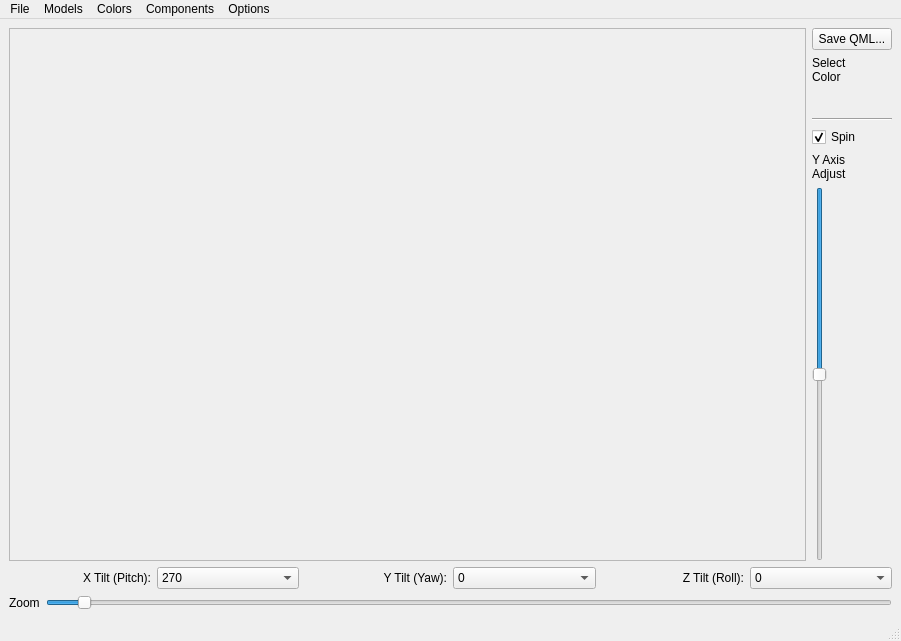
<?xml version="1.0" encoding="UTF-8"?>
<ui version="4.0">
 <class>Controls</class>
 <widget class="QMainWindow" name="Controls">
  <property name="geometry">
   <rect>
    <x>0</x>
    <y>0</y>
    <width>901</width>
    <height>641</height>
   </rect>
  </property>
  <property name="windowTitle">
   <string>Model Viewer</string>
  </property>
  <widget class="QWidget" name="centralwidget">
   <layout class="QVBoxLayout" name="verticalLayout_2">
    <item>
     <layout class="QHBoxLayout" name="horizontalLayout">
      <item>
       <widget class="QFrame" name="frame">
        <property name="frameShape">
         <enum>QFrame::StyledPanel</enum>
        </property>
        <property name="frameShadow">
         <enum>QFrame::Raised</enum>
        </property>
       </widget>
      </item>
      <item>
       <layout class="QVBoxLayout" name="verticalLayout">
        <item>
         <widget class="QPushButton" name="generateQmlPushButton">
          <property name="text">
           <string>Save QML...</string>
          </property>
         </widget>
        </item>
        <item>
         <widget class="QLabel" name="label">
          <property name="text">
           <string>Select&lt;br&gt;
Color</string>
          </property>
         </widget>
        </item>
        <item>
         <widget class="QPushButton" name="selectColorButton">
          <property name="text">
           <string/>
          </property>
          <property name="iconSize">
           <size>
            <width>32</width>
            <height>32</height>
           </size>
          </property>
          <property name="default">
           <bool>false</bool>
          </property>
          <property name="flat">
           <bool>true</bool>
          </property>
         </widget>
        </item>
        <item>
         <widget class="Line" name="line">
          <property name="orientation">
           <enum>Qt::Horizontal</enum>
          </property>
         </widget>
        </item>
        <item>
         <widget class="QCheckBox" name="spinCheckBox">
          <property name="text">
           <string>Spin</string>
          </property>
          <property name="checked">
           <bool>true</bool>
          </property>
          <property name="tristate">
           <bool>false</bool>
          </property>
         </widget>
        </item>
        <item>
         <widget class="QLabel" name="yaxLabel">
          <property name="text">
           <string>Y Axis &lt;br&gt;Adjust</string>
          </property>
         </widget>
        </item>
        <item>
         <widget class="QSlider" name="yaxSlider">
          <property name="minimum">
           <number>-30</number>
          </property>
          <property name="maximum">
           <number>30</number>
          </property>
          <property name="pageStep">
           <number>5</number>
          </property>
          <property name="orientation">
           <enum>Qt::Vertical</enum>
          </property>
          <property name="invertedAppearance">
           <bool>true</bool>
          </property>
          <property name="invertedControls">
           <bool>true</bool>
          </property>
          <property name="tickPosition">
           <enum>QSlider::NoTicks</enum>
          </property>
          <property name="tickInterval">
           <number>20</number>
          </property>
         </widget>
        </item>
       </layout>
      </item>
     </layout>
    </item>
    <item>
     <layout class="QHBoxLayout" name="horizontalLayout_3">
      <item>
       <widget class="QLabel" name="xTiltLabel">
        <property name="text">
         <string>X Tilt (Pitch):</string>
        </property>
        <property name="alignment">
         <set>Qt::AlignRight|Qt::AlignTrailing|Qt::AlignVCenter</set>
        </property>
       </widget>
      </item>
      <item>
       <widget class="QComboBox" name="xTiltComboBox">
        <property name="currentIndex">
         <number>6</number>
        </property>
        <item>
         <property name="text">
          <string>0</string>
         </property>
        </item>
        <item>
         <property name="text">
          <string>45</string>
         </property>
        </item>
        <item>
         <property name="text">
          <string>90</string>
         </property>
        </item>
        <item>
         <property name="text">
          <string>135</string>
         </property>
        </item>
        <item>
         <property name="text">
          <string>180</string>
         </property>
        </item>
        <item>
         <property name="text">
          <string>225</string>
         </property>
        </item>
        <item>
         <property name="text">
          <string>270</string>
         </property>
        </item>
        <item>
         <property name="text">
          <string>315</string>
         </property>
        </item>
       </widget>
      </item>
      <item>
       <widget class="QLabel" name="yTiltLabel">
        <property name="text">
         <string>Y Tilt (Yaw):</string>
        </property>
        <property name="alignment">
         <set>Qt::AlignRight|Qt::AlignTrailing|Qt::AlignVCenter</set>
        </property>
       </widget>
      </item>
      <item>
       <widget class="QComboBox" name="yTiltComboBox">
        <item>
         <property name="text">
          <string>0</string>
         </property>
        </item>
        <item>
         <property name="text">
          <string>45</string>
         </property>
        </item>
        <item>
         <property name="text">
          <string>90</string>
         </property>
        </item>
        <item>
         <property name="text">
          <string>135</string>
         </property>
        </item>
        <item>
         <property name="text">
          <string>180</string>
         </property>
        </item>
        <item>
         <property name="text">
          <string>225</string>
         </property>
        </item>
        <item>
         <property name="text">
          <string>270</string>
         </property>
        </item>
        <item>
         <property name="text">
          <string>315</string>
         </property>
        </item>
       </widget>
      </item>
      <item>
       <widget class="QLabel" name="label_3">
        <property name="text">
         <string>Z Tilt (Roll):</string>
        </property>
        <property name="alignment">
         <set>Qt::AlignRight|Qt::AlignTrailing|Qt::AlignVCenter</set>
        </property>
       </widget>
      </item>
      <item>
       <widget class="QComboBox" name="zTiltComboBox">
        <item>
         <property name="text">
          <string>0</string>
         </property>
        </item>
        <item>
         <property name="text">
          <string>45</string>
         </property>
        </item>
        <item>
         <property name="text">
          <string>90</string>
         </property>
        </item>
        <item>
         <property name="text">
          <string>135</string>
         </property>
        </item>
        <item>
         <property name="text">
          <string>180</string>
         </property>
        </item>
        <item>
         <property name="text">
          <string>225</string>
         </property>
        </item>
        <item>
         <property name="text">
          <string>270</string>
         </property>
        </item>
        <item>
         <property name="text">
          <string>315</string>
         </property>
        </item>
       </widget>
      </item>
     </layout>
    </item>
    <item>
     <layout class="QHBoxLayout" name="horizontalLayout_2">
      <item>
       <widget class="QLabel" name="zoomLabel">
        <property name="text">
         <string>Zoom</string>
        </property>
       </widget>
      </item>
      <item>
       <widget class="QSlider" name="zoomSlider">
        <property name="minimum">
         <number>0</number>
        </property>
        <property name="maximum">
         <number>399</number>
        </property>
        <property name="value">
         <number>15</number>
        </property>
        <property name="orientation">
         <enum>Qt::Horizontal</enum>
        </property>
       </widget>
      </item>
     </layout>
    </item>
   </layout>
  </widget>
  <widget class="QMenuBar" name="menubar">
   <property name="geometry">
    <rect>
     <x>0</x>
     <y>0</y>
     <width>901</width>
     <height>22</height>
    </rect>
   </property>
   <widget class="QMenu" name="menuModels">
    <property name="title">
     <string>Models</string>
    </property>
   </widget>
   <widget class="QMenu" name="menuColors">
    <property name="title">
     <string>Colors</string>
    </property>
   </widget>
   <widget class="QMenu" name="menuComponents">
    <property name="title">
     <string>Components</string>
    </property>
    <addaction name="actionSelect_None"/>
    <addaction name="separator"/>
   </widget>
   <widget class="QMenu" name="menuFile">
    <property name="title">
     <string>File</string>
    </property>
    <addaction name="actionOpen"/>
    <addaction name="actionSave_QML"/>
    <addaction name="separator"/>
    <addaction name="actionQuit"/>
   </widget>
   <widget class="QMenu" name="menuOptions">
    <property name="title">
     <string>Options</string>
    </property>
    <addaction name="actionForce_Smooth"/>
    <addaction name="actionForce_Faceted"/>
    <addaction name="actionNative_Indices"/>
    <addaction name="actionCorrect_Normals"/>
    <addaction name="actionCorrect_Acute"/>
    <addaction name="actionShow_Warnings"/>
    <addaction name="separator"/>
    <addaction name="actionComponent"/>
   </widget>
   <addaction name="menuFile"/>
   <addaction name="menuModels"/>
   <addaction name="menuColors"/>
   <addaction name="menuComponents"/>
   <addaction name="menuOptions"/>
  </widget>
  <widget class="QStatusBar" name="statusbar"/>
  <action name="actionQuit">
   <property name="text">
    <string>Quit</string>
   </property>
  </action>
  <action name="actionSelect_None">
   <property name="text">
    <string>Select None</string>
   </property>
  </action>
  <action name="actionOpen">
   <property name="text">
    <string>Open...</string>
   </property>
  </action>
  <action name="actionForce_Smooth">
   <property name="checkable">
    <bool>true</bool>
   </property>
   <property name="text">
    <string>Force Smooth</string>
   </property>
  </action>
  <action name="actionForce_Faceted">
   <property name="checkable">
    <bool>true</bool>
   </property>
   <property name="text">
    <string>Force Faceted</string>
   </property>
  </action>
  <action name="actionNative_Indices">
   <property name="checkable">
    <bool>true</bool>
   </property>
   <property name="text">
    <string>Native Indices</string>
   </property>
  </action>
  <action name="actionCorrect_Normals">
   <property name="checkable">
    <bool>true</bool>
   </property>
   <property name="text">
    <string>Correct Normals</string>
   </property>
  </action>
  <action name="actionCorrect_Acute">
   <property name="checkable">
    <bool>true</bool>
   </property>
   <property name="text">
    <string>Correct Acute</string>
   </property>
  </action>
  <action name="actionComponent">
   <property name="text">
    <string>Component...</string>
   </property>
  </action>
  <action name="actionShow_Warnings">
   <property name="checkable">
    <bool>true</bool>
   </property>
   <property name="text">
    <string>Show Warnings</string>
   </property>
  </action>
  <action name="actionSave_QML">
   <property name="text">
    <string>Save QML...</string>
   </property>
  </action>
 </widget>
 <resources/>
 <connections/>
</ui>
